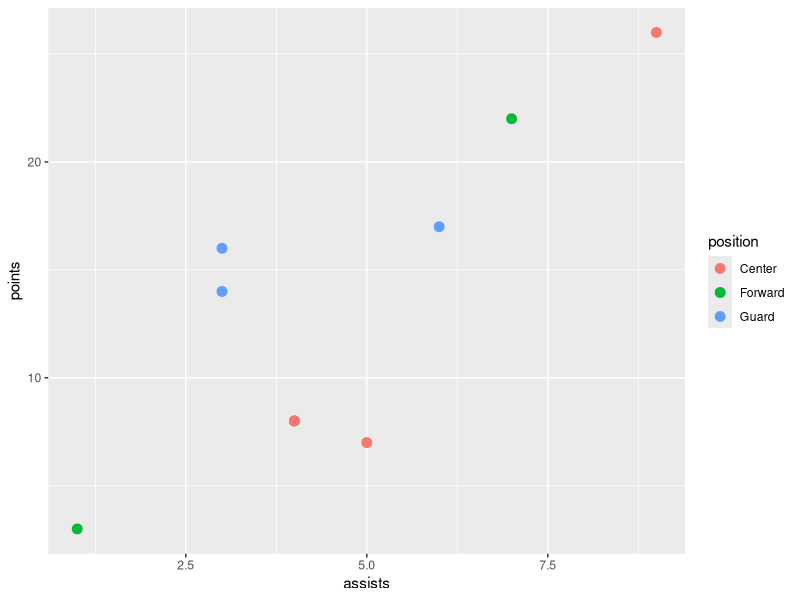
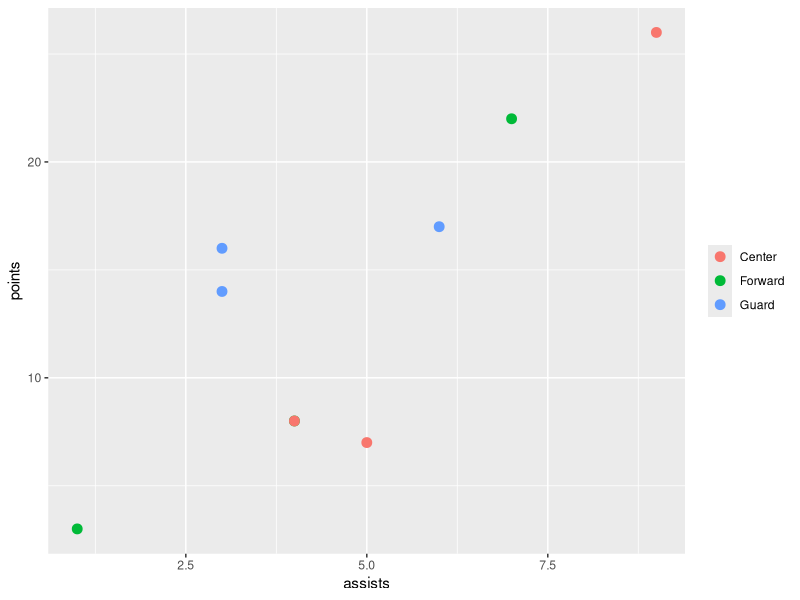

Source code (R) for these figures, in order:
# Example: Remove Legend Title from Plot in ggplot2
# create data frame
df <- data.frame(assists=c(3, 4, 4, 3, 1, 5, 6, 7, 9),
                 points=c(14, 8, 8, 16, 3, 7, 17, 22, 26),
                 position=rep(c('Guard', 'Forward', 'Center'), times=3))

# view data frame
df

library("ggplot2")

# create scatterplot of assists vs. points, grouped by position
ggplot(df, aes(x=assists, y=points, color=position)) + 
  geom_point(size=3)

library(ggplot2)

# create scatterplot and remove legend title
ggplot(df, aes(x=assists, y=points, color=position)) + 
  geom_point(size=3) + 
  labs(color=NULL)
